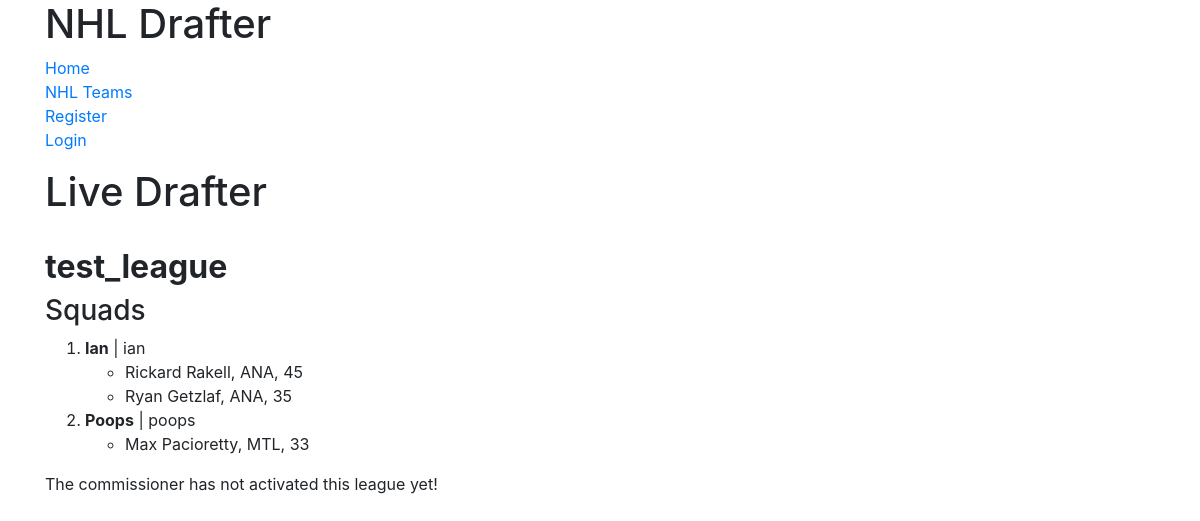
Page /leagues/league1/drafter/ on the earlier database version.
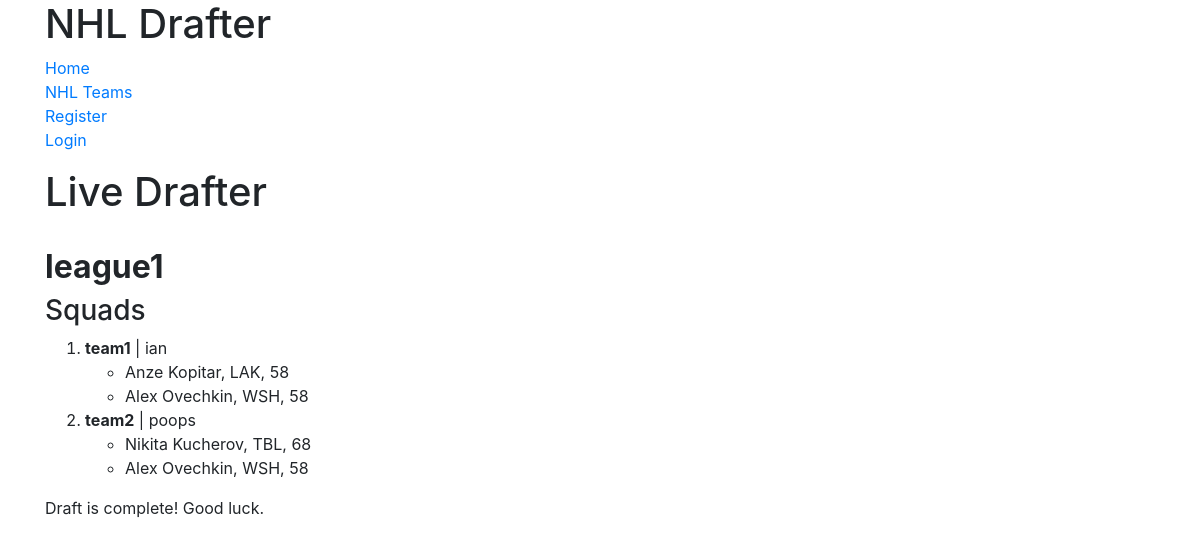
Same page on the later database version.
### leagues/models.py (models this page shows, shortened)
class League(models.Model):
	admin 			= models.ForeignKey(User, on_delete=models.CASCADE)
	name			= models.CharField(max_length=120, unique=True)
	slug			= models.SlugField(default="")
	password 		= models.CharField(max_length=100, default="", null=False)
	owner_amount	= models.IntegerField(default=0)
	skater_amount	= models.IntegerField(default=0)
	goalie_amount	= models.IntegerField(default=0)
	is_active		= models.BooleanField(default=False)
	draft_goalies	= models.BooleanField(default=True)

### squads/models.py (models this page shows, shortened)
class Squad(models.Model):
	owner 		= models.ForeignKey(User, on_delete=models.CASCADE)
	league		= models.ForeignKey(League, on_delete=models.CASCADE)
	players		= models.ManyToManyField(Player, related_name="on_squad", blank=True)
	name		= models.CharField(max_length=120, unique=True)
	draft_order	= models.IntegerField(default=0)
	slug		= models.SlugField(default='')
	def __str__(self):
		return self.name

### players/models.py (models this page shows)
class Player(models.Model):
	team				= models.ForeignKey(Team, on_delete=models.CASCADE)
	name 				= models.CharField(max_length=120)
	forward_pos			= models.BooleanField()
	defence_pos			= models.BooleanField()
	rightwing_pos		= models.BooleanField()
	leftwing_pos		= models.BooleanField()
	centre_pos			= models.BooleanField()
	goalie_pos			= models.BooleanField()
	games_played		= models.IntegerField()
	points				= models.IntegerField()
	goals 				= models.IntegerField()
	assists				= models.IntegerField()
	pp_goals			= models.IntegerField()
	pp_assists			= models.IntegerField()
	pp_points			= models.IntegerField()
	gw_goals			= models.IntegerField()
	sh_goals			= models.IntegerField()
	blocks				= models.IntegerField()
	hits				= models.IntegerField()
	faceoff_wins		= models.IntegerField()
	shots               = models.IntegerField(default=0)
	games_started		= models.IntegerField(default=0)
	wins 				= models.IntegerField(default=0)
	losses				= models.IntegerField(default=0)
	overtime_losses		= models.IntegerField(default=0)
	shots_against		= models.IntegerField(default=0)
	saves				= models.IntegerField(default=0)
	save_percentage		= models.DecimalField(default=0, decimal_places=3, max_digits=10)
	goals_against_avg	= models.DecimalField(default=0, decimal_places=2, max_digits=10)
	shut_outs			= models.IntegerField(default=0)
	def __str__(self):
		return self.name

### teams/models.py (models this page shows, shortened)
class Team(models.Model):
	name		= models.CharField(max_length=120)
	shortform	= models.CharField(max_length=3, null=True)
	in_playoffs	= models.BooleanField(default=False)
	slug		= models.SlugField(default=shortform)

### drafter/views.py (the view, shortened to what this page needs)
# urls.py: url(r'^leagues/(?P<slug>[\w-]+)/drafter/$', DraftView.as_view(), name="drafter"),
class DraftView(UpdateView):
	team_form = TeamForm
	def get_queryset(self, *args, **kwargs):
		slug = self.kwargs.get('slug')
		queryset = League.objects.filter(slug=slug)
		return queryset
	def get(self, request, *args, **kwargs):
		league 			= self.get_queryset().first()
		squads 			= Squad.objects.filter(league=league)
		drafter 		= Drafter.objects.filter(league=league).first()
		player_form 	= PlayerForm(squads=squads)
		team_form 		= TeamForm
		squad_picking	= None
		if league.is_active:
			squad_picking = Squad.objects.filter(draft_order=drafter.draft_turn, league=league).first()
			print(drafter.draft_turn)
			print(squad_picking)
		return render(request,
						'drafter/draft.html',
						{'team_form':team_form,
						 'player_form':player_form,
						 'league':league,
						 'squads':squads,
						 'drafter':drafter,
						 'squad_picking':squad_picking,
						}
					)

### drafter/forms.py (called while the page is built)
def make_player_tuple(queryset):
	result = []
	for player in queryset:
		player_tuple = (player, player.name + ', ' + str(player.points) + ', ' + player.team.shortform)
		result.append(player_tuple)
	return result

### drafter/templates/drafter/draft.html (shortened to what this page needs)
{% extends "base.html" %}
{% block content %}
<h1>Live Drafter</h1>
<br>
<h2><strong>{{ league.name }}</strong></h2>
<h3>Squads</h3>
<ol>
{% for squad in squads %}
	<li><strong>{{ squad }}</strong> | {{ squad.owner }}</li>
	<ul>
	{% for player in squad.players.all %}
		<li>{{ player }}, {{ player.team.shortform }}, {{ player.points }}</li>
	{% endfor %}
	</ul>
{% endfor %}
</ol>
{% if league.is_active and drafter.is_active %}
<h3>Current Pick</h3>
<p>{{ drafter.overall_pick }} of {{ drafter.total_picks }} | Round: {{ drafter.current_round }} | {{ squad_picking.owner }} </p>
<p>draft turn: {{ drafter.draft_turn }}</p>
<h3>Available players</h3>
	<form method="POST"> {% csrf_token %}
		<div class="form-group">
		{{ player_form.as_p }}
		<button type="submit" name="draft" class='btn btn-success'>Draft</button>
		<div>
	</form>
<br>
<h3>Filter</h3>
<form method="POST"> {% csrf_token %}
	<button type="submit" name="f_filter" class='btn btn-primary'>Forwards</button>
	<button type="submit" name="d_filter" class='btn btn-primary'>Defence</button>
	<button type="submit" name="g_filter" class='btn btn-primary'>Goaltenders</button>
</form>
<hr>
<form method="POST"> {% csrf_token %}
	<div class="form-group">
	{{ team_form.as_p }}
	<button type="submit" name="team_filter" class="btn btn-success">Select Team</button>
	<div>
</form>
{% elif not league.is_active %}
<p>The commissioner has not activated this league yet!</p>
{% else %}
<p>Draft is complete! Good luck.</p>
{% endif %}
{% endblock %}

Differences in the rows shown:
removed League: name "test_league"
removed Squad: name "Ian", owner "ian"
no longer on this page (row unchanged): Player: name "Rickard Rakell", team.shortform "ANA", points "45", shown under "Ian"
no longer on this page (row unchanged): Player: name "Ryan Getzlaf", team.shortform "ANA", points "35", shown under "Ian"
removed Squad: name "Poops", owner "poops"
no longer on this page (row unchanged): Player: name "Max Pacioretty", team.shortform "MTL", points "33", shown under "Poops"
added League: name "league1"
added Squad: name "team1", owner "ian"
now on this page (row unchanged): Player: name "Anze Kopitar", team.shortform "LAK", points "58", shown under "team1"
now on this page (row unchanged): Player: name "Alex Ovechkin", team.shortform "WSH", points "58"
added Squad: name "team2", owner "poops"
now on this page (row unchanged): Player: name "Nikita Kucherov", team.shortform "TBL", points "68", shown under "team2"
Other differences:
text no longer shown: "The commissioner has not activated this league yet!"
text now shown: "Draft is complete! Good luck."
